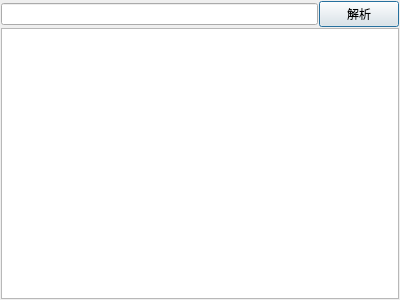
<?xml version="1.0" encoding="UTF-8"?>
<ui version="4.0">
 <class>DialogURL</class>
 <widget class="QDialog" name="DialogURL">
  <property name="geometry">
   <rect>
    <x>0</x>
    <y>0</y>
    <width>400</width>
    <height>300</height>
   </rect>
  </property>
  <property name="windowTitle">
   <string>打开网址</string>
  </property>
  <layout class="QVBoxLayout" name="verticalLayout_2">
   <property name="spacing">
    <number>1</number>
   </property>
   <property name="leftMargin">
    <number>1</number>
   </property>
   <property name="topMargin">
    <number>1</number>
   </property>
   <property name="rightMargin">
    <number>1</number>
   </property>
   <property name="bottomMargin">
    <number>1</number>
   </property>
   <item>
    <layout class="QVBoxLayout" name="verticalLayout">
     <property name="spacing">
      <number>1</number>
     </property>
     <item>
      <layout class="QHBoxLayout" name="horizontalLayout">
       <property name="spacing">
        <number>1</number>
       </property>
       <item>
        <widget class="QLineEdit" name="lineEdit"/>
       </item>
       <item>
        <widget class="QPushButton" name="pushButtonAnalyze">
         <property name="text">
          <string>解析</string>
         </property>
        </widget>
       </item>
      </layout>
     </item>
     <item>
      <widget class="QTableWidget" name="tableWidget">
       <property name="columnCount">
        <number>2</number>
       </property>
       <attribute name="horizontalHeaderVisible">
        <bool>false</bool>
       </attribute>
       <column/>
       <column/>
      </widget>
     </item>
    </layout>
   </item>
  </layout>
 </widget>
 <resources/>
 <connections/>
</ui>
